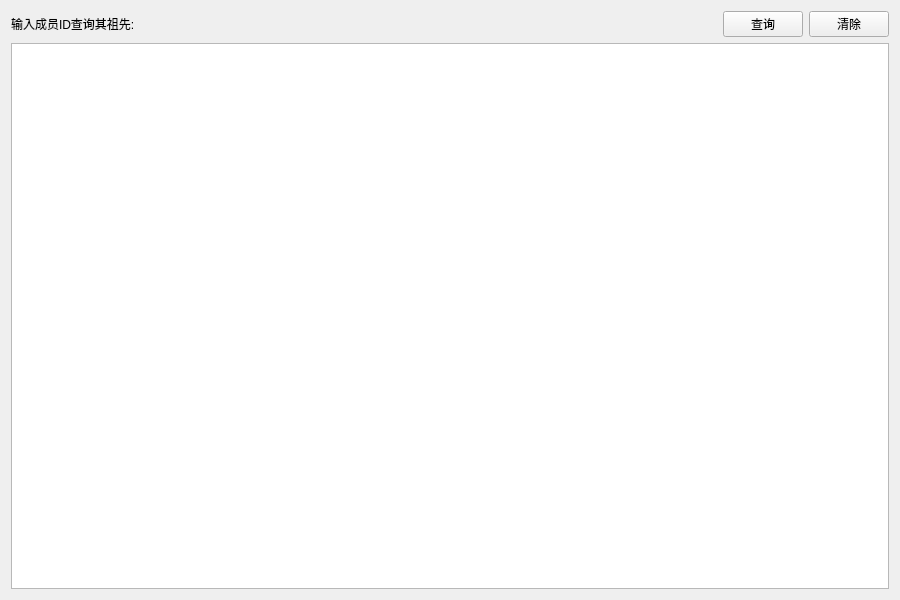
<?xml version="1.0" encoding="UTF-8"?>
<ui version="4.0">
 <class>AncestorQueryWidget</class>
 <widget class="QWidget" name="AncestorQueryWidget">
  <property name="geometry">
   <rect>
    <x>0</x>
    <y>0</y>
    <width>900</width>
    <height>600</height>
   </rect>
  </property>
  <property name="windowTitle">
   <string>祖先查询</string>
  </property>
  <layout class="QVBoxLayout" name="verticalLayout">
   <item>
    <layout class="QHBoxLayout" name="horizontalLayout">
     <item>
      <widget class="QLabel" name="label">
       <property name="text">
        <string>输入成员ID查询其祖先:</string>
       </property>
      </widget>
     </item>
     <item>
      <spacer name="horizontalSpacer">
       <property name="orientation">
        <enum>Qt::Horizontal</enum>
       </property>
       <property name="sizeHint" stdset="0">
        <size>
         <width>40</width>
         <height>20</height>
        </size>
       </property>
      </spacer>
     </item>
     <item>
      <widget class="QPushButton" name="searchPushButton">
       <property name="text">
        <string>查询</string>
       </property>
      </widget>
     </item>
     <item>
      <widget class="QPushButton" name="clearPushButton">
       <property name="text">
        <string>清除</string>
       </property>
      </widget>
     </item>
    </layout>
   </item>
   <item>
    <widget class="QTreeView" name="ancestorTreeView">
     <property name="animated">
      <bool>true</bool>
     </property>
     <property name="headerHidden">
      <bool>false</bool>
     </property>
     <property name="indentation">
      <number>20</number>
     </property>
    </widget>
   </item>
  </layout>
 </widget>
 <resources/>
 <connections/>
</ui>
